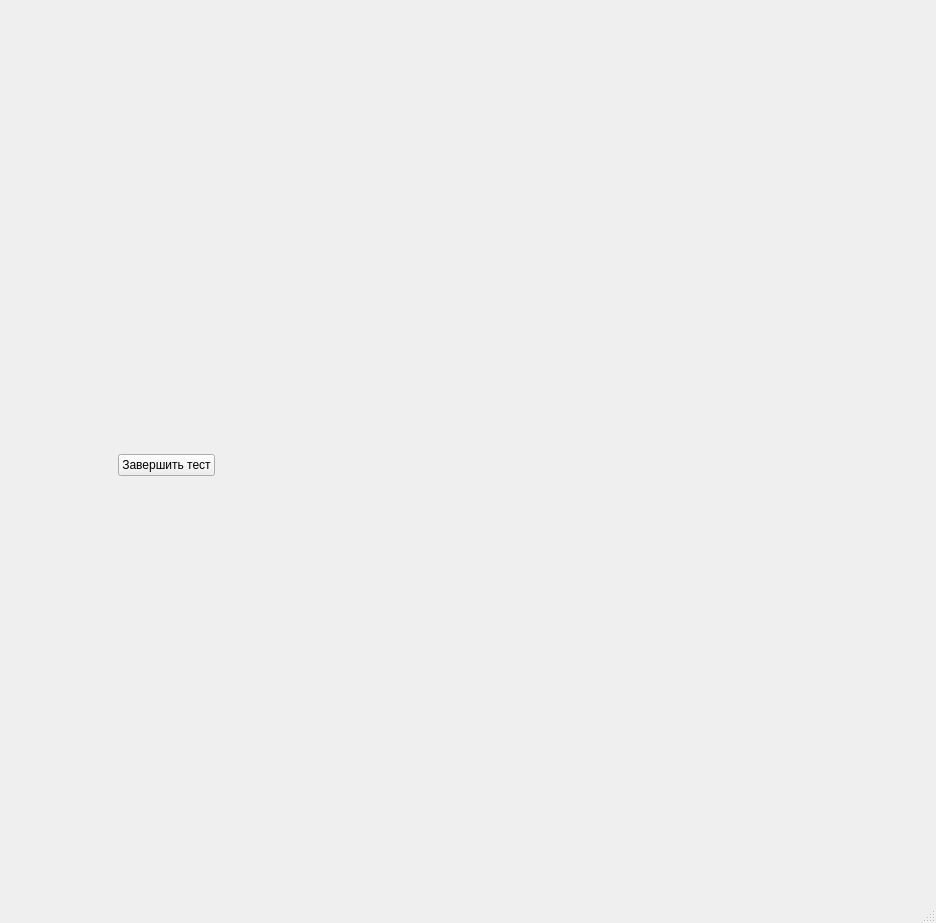
<?xml version="1.0" encoding="UTF-8"?>
<ui version="4.0">
 <class>MainWindow</class>
 <widget class="QMainWindow" name="MainWindow">
  <property name="geometry">
   <rect>
    <x>0</x>
    <y>0</y>
    <width>936</width>
    <height>923</height>
   </rect>
  </property>
  <property name="windowTitle">
   <string>MainWindow</string>
  </property>
  <widget class="QWidget" name="centralwidget">
   <layout class="QHBoxLayout" name="horizontalLayout">
    <item>
     <widget class="QWidget" name="widget" native="true">
      <layout class="QVBoxLayout" name="verticalLayout_2">
       <item>
        <layout class="QVBoxLayout" name="verticalLayout">
         <property name="leftMargin">
          <number>100</number>
         </property>
         <property name="rightMargin">
          <number>100</number>
         </property>
         <property name="bottomMargin">
          <number>30</number>
         </property>
        </layout>
       </item>
       <item>
        <widget class="QWidget" name="widget_2" native="true">
         <property name="sizePolicy">
          <sizepolicy hsizetype="Preferred" vsizetype="Maximum">
           <horstretch>0</horstretch>
           <verstretch>0</verstretch>
          </sizepolicy>
         </property>
         <property name="baseSize">
          <size>
           <width>17</width>
           <height>32</height>
          </size>
         </property>
         <layout class="QVBoxLayout" name="verticalLayout_3">
          <property name="leftMargin">
           <number>100</number>
          </property>
          <item>
           <widget class="QPushButton" name="finish_btn">
            <property name="enabled">
             <bool>true</bool>
            </property>
            <property name="sizePolicy">
             <sizepolicy hsizetype="Fixed" vsizetype="Fixed">
              <horstretch>0</horstretch>
              <verstretch>0</verstretch>
             </sizepolicy>
            </property>
            <property name="minimumSize">
             <size>
              <width>24</width>
              <height>16</height>
             </size>
            </property>
            <property name="baseSize">
             <size>
              <width>0</width>
              <height>0</height>
             </size>
            </property>
            <property name="cursor">
             <cursorShape>PointingHandCursor</cursorShape>
            </property>
            <property name="layoutDirection">
             <enum>Qt::LeftToRight</enum>
            </property>
            <property name="text">
             <string>Завершить тест</string>
            </property>
            <property name="iconSize">
             <size>
              <width>16</width>
              <height>16</height>
             </size>
            </property>
           </widget>
          </item>
         </layout>
        </widget>
       </item>
      </layout>
     </widget>
    </item>
   </layout>
  </widget>
  <widget class="QMenuBar" name="menubar">
   <property name="geometry">
    <rect>
     <x>0</x>
     <y>0</y>
     <width>936</width>
     <height>21</height>
    </rect>
   </property>
  </widget>
  <widget class="QStatusBar" name="statusbar"/>
 </widget>
 <resources/>
 <connections/>
</ui>
